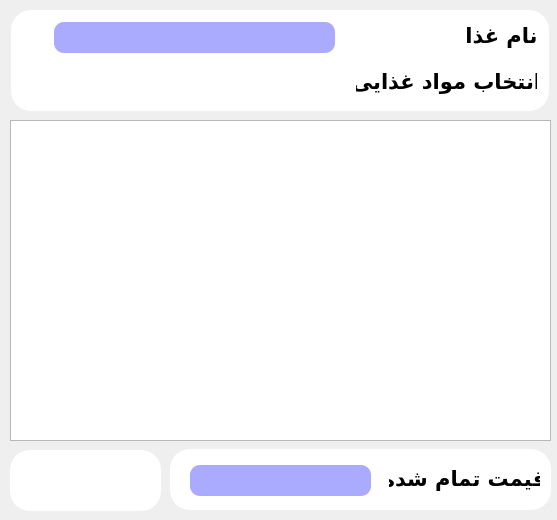
<?xml version="1.0" encoding="UTF-8"?>
<ui version="4.0">
 <class>FooDForm</class>
 <widget class="QWidget" name="FooDForm">
  <property name="geometry">
   <rect>
    <x>0</x>
    <y>0</y>
    <width>557</width>
    <height>520</height>
   </rect>
  </property>
  <property name="windowTitle">
   <string>Form</string>
  </property>
  <widget class="QFrame" name="frame">
   <property name="geometry">
    <rect>
     <x>10</x>
     <y>450</y>
     <width>151</width>
     <height>61</height>
    </rect>
   </property>
   <property name="styleSheet">
    <string notr="true">background-color: rgb(255, 255, 255);
border-radius: 20px;</string>
   </property>
   <property name="frameShape">
    <enum>QFrame::StyledPanel</enum>
   </property>
   <property name="frameShadow">
    <enum>QFrame::Raised</enum>
   </property>
   <widget class="Btn" name="addPB">
    <property name="geometry">
     <rect>
      <x>50</x>
      <y>10</y>
      <width>40</width>
      <height>40</height>
     </rect>
    </property>
    <property name="toolTip">
     <string>اضافه کردن</string>
    </property>
    <property name="text">
     <string/>
    </property>
    <property name="icon">
     <iconset resource="reso.qrc">
      <normaloff>:/img/add.png</normaloff>:/img/add.png</iconset>
    </property>
   </widget>
  </widget>
  <widget class="QTableView" name="tableView">
   <property name="geometry">
    <rect>
     <x>10</x>
     <y>120</y>
     <width>541</width>
     <height>321</height>
    </rect>
   </property>
   <property name="font">
    <font>
     <family>B Nazanin</family>
     <pointsize>12</pointsize>
    </font>
   </property>
   <property name="layoutDirection">
    <enum>Qt::RightToLeft</enum>
   </property>
   <attribute name="horizontalHeaderStretchLastSection">
    <bool>true</bool>
   </attribute>
  </widget>
  <widget class="QFrame" name="frame_2">
   <property name="geometry">
    <rect>
     <x>170</x>
     <y>449</y>
     <width>381</width>
     <height>61</height>
    </rect>
   </property>
   <property name="styleSheet">
    <string notr="true">background-color: rgb(255, 255, 255);
border-radius: 20px;</string>
   </property>
   <property name="frameShape">
    <enum>QFrame::StyledPanel</enum>
   </property>
   <property name="frameShadow">
    <enum>QFrame::Raised</enum>
   </property>
   <widget class="QLabel" name="label_2">
    <property name="geometry">
     <rect>
      <x>219</x>
      <y>14</y>
      <width>151</width>
      <height>31</height>
     </rect>
    </property>
    <property name="font">
     <font>
      <family>B Nazanin</family>
      <pointsize>16</pointsize>
      <weight>75</weight>
      <bold>true</bold>
     </font>
    </property>
    <property name="text">
     <string>قیمت تمام شده</string>
    </property>
    <property name="alignment">
     <set>Qt::AlignCenter</set>
    </property>
   </widget>
   <widget class="QLineEdit" name="priceout">
    <property name="geometry">
     <rect>
      <x>20</x>
      <y>16</y>
      <width>181</width>
      <height>31</height>
     </rect>
    </property>
    <property name="font">
     <font>
      <family>B Nazanin</family>
      <pointsize>10</pointsize>
      <weight>75</weight>
      <bold>true</bold>
     </font>
    </property>
    <property name="styleSheet">
     <string notr="true">background-color: rgb(170, 170, 255);
border-radius:10px;</string>
    </property>
    <property name="readOnly">
     <bool>true</bool>
    </property>
   </widget>
  </widget>
  <widget class="QFrame" name="frame_3">
   <property name="geometry">
    <rect>
     <x>11</x>
     <y>10</y>
     <width>538</width>
     <height>101</height>
    </rect>
   </property>
   <property name="styleSheet">
    <string notr="true">background-color: rgb(255, 255, 255);
border-radius: 20px;</string>
   </property>
   <property name="frameShape">
    <enum>QFrame::StyledPanel</enum>
   </property>
   <property name="frameShadow">
    <enum>QFrame::Raised</enum>
   </property>
   <widget class="QLabel" name="label_3">
    <property name="geometry">
     <rect>
      <x>345</x>
      <y>56</y>
      <width>181</width>
      <height>31</height>
     </rect>
    </property>
    <property name="font">
     <font>
      <family>B Nazanin</family>
      <pointsize>16</pointsize>
      <weight>75</weight>
      <bold>true</bold>
     </font>
    </property>
    <property name="text">
     <string>انتخاب مواد غذایی</string>
    </property>
    <property name="alignment">
     <set>Qt::AlignCenter</set>
    </property>
   </widget>
   <widget class="QLabel" name="label">
    <property name="geometry">
     <rect>
      <x>450</x>
      <y>10</y>
      <width>81</width>
      <height>31</height>
     </rect>
    </property>
    <property name="font">
     <font>
      <family>B Nazanin</family>
      <pointsize>16</pointsize>
      <weight>75</weight>
      <bold>true</bold>
     </font>
    </property>
    <property name="text">
     <string>نام غذا</string>
    </property>
    <property name="alignment">
     <set>Qt::AlignCenter</set>
    </property>
   </widget>
   <widget class="QLineEdit" name="matnameInp">
    <property name="geometry">
     <rect>
      <x>43</x>
      <y>12</y>
      <width>281</width>
      <height>31</height>
     </rect>
    </property>
    <property name="font">
     <font>
      <family>B Nazanin</family>
      <pointsize>10</pointsize>
      <weight>75</weight>
      <bold>true</bold>
     </font>
    </property>
    <property name="styleSheet">
     <string notr="true">background-color: rgb(170, 170, 255);
border-radius:10px;</string>
    </property>
    <property name="maxLength">
     <number>20</number>
    </property>
    <property name="readOnly">
     <bool>false</bool>
    </property>
   </widget>
   <widget class="Btn" name="add2list">
    <property name="geometry">
     <rect>
      <x>292</x>
      <y>53</y>
      <width>40</width>
      <height>40</height>
     </rect>
    </property>
    <property name="toolTip">
     <string>انتخاب مواد غذایی</string>
    </property>
    <property name="text">
     <string/>
    </property>
    <property name="icon">
     <iconset resource="reso.qrc">
      <normaloff>:/img/listadd.png</normaloff>:/img/listadd.png</iconset>
    </property>
   </widget>
  </widget>
 </widget>
 <customwidgets>
  <customwidget>
   <class>Btn</class>
   <extends>QPushButton</extends>
   <header>MaterialsForm.h</header>
  </customwidget>
 </customwidgets>
 <resources>
  <include location="reso.qrc"/>
 </resources>
 <connections/>
</ui>
